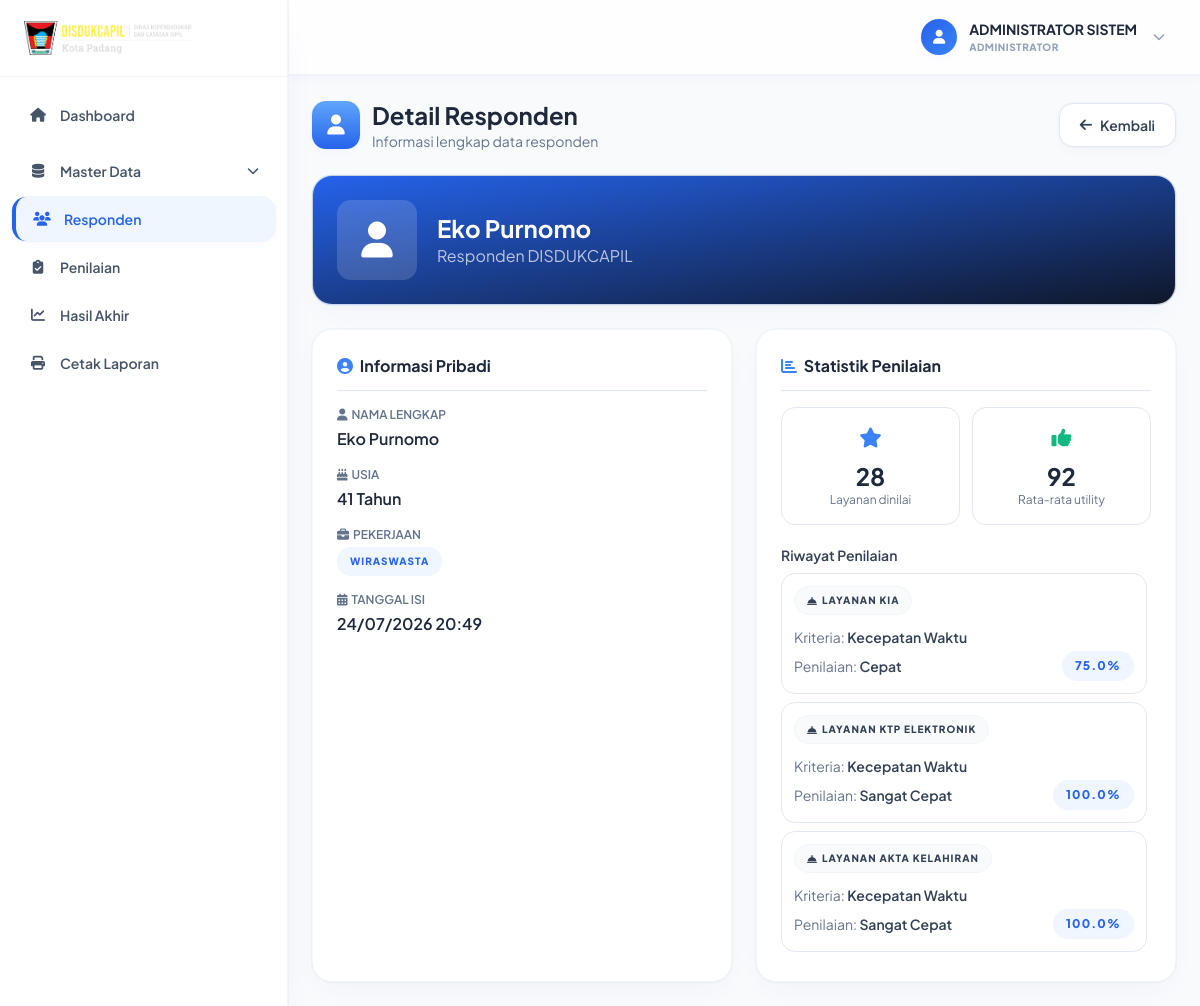
The page /index.php?controller=responden&action=detail&id=19 (signed in) on the database its author committed.
### tables this page shows
CREATE TABLE `responden` (
  `id_responden` int NOT NULL,
  `nama_lengkap` varchar(100) DEFAULT NULL,
  `usia` int DEFAULT NULL,
  `pekerjaan` varchar(50) DEFAULT NULL,
  `tanggal_isi` datetime DEFAULT CURRENT_TIMESTAMP
);

CREATE TABLE `penilaian` (
  `id_penilaian` int NOT NULL,
  `id_responden` int NOT NULL,
  `id_alternatif` int NOT NULL,
  `id_kriteria` int NOT NULL,
  `id_sub` int NOT NULL
);

CREATE TABLE `alternatif` (
  `id_alternatif` int NOT NULL,
  `kode_alternatif` varchar(10) NOT NULL,
  `nama_layanan` varchar(100) NOT NULL,
  `keterangan` text,
  `created_at` timestamp NULL DEFAULT CURRENT_TIMESTAMP
);

CREATE TABLE `kriteria` (
  `id_kriteria` int NOT NULL,
  `kode_kriteria` varchar(10) NOT NULL,
  `nama_kriteria` varchar(100) NOT NULL,
  `pertanyaan` text NOT NULL,
  `bobot` int NOT NULL,
  `jenis` enum('benefit','cost') DEFAULT 'benefit',
  `created_at` timestamp NULL DEFAULT CURRENT_TIMESTAMP
);

CREATE TABLE `sub_kriteria` (
  `id_sub` int NOT NULL,
  `id_kriteria` int NOT NULL,
  `nama_pilihan` varchar(50) NOT NULL,
  `nilai_utility` float NOT NULL
);

### controllers/RespondenController.php (called while the page is built, shortened)
<?php
require_once 'models/RespondenModel.php';
class RespondenController
{
    private $respondenModel;
    public function __construct($connection)
    {
        $this->respondenModel = new RespondenModel($connection);
    }
    public function detail()
    {
        $id_responden = isset($_GET['id']) ? intval($_GET['id']) : 0;
        $responden = $this->respondenModel->getById($id_responden);
        require_once 'models/PenilaianModel.php';
        $penilaianModel = new PenilaianModel($this->respondenModel->conn);
        $penilaians = $penilaianModel->getByResponden($id_responden);
        $total_penilaian = count($penilaians);
        $avg_nilai = 0;
        if ($total_penilaian > 0) {
            $total_nilai = 0;
            foreach ($penilaians as $penilaian) {
                $total_nilai += $penilaian['nilai_utility'];
            }
            $avg_nilai = round($total_nilai / $total_penilaian, 1);
        }
        $data = [
            'title' => 'Detail Responden - DISDUKCAPIL Kota Padang',
            'page_title' => 'Detail Responden',
            'responden' => $responden,
            'penilaians' => $penilaians,
            'total_penilaian' => $total_penilaian,
            'avg_nilai' => $avg_nilai,
            'user' => [
                'nama_lengkap' => $_SESSION['nama_lengkap'] ?? 'Admin',
                'username' => $_SESSION['username'] ?? '',
                'role' => $_SESSION['role'] ?? 'admin'
            ]
        ];
        require_once 'views/responden/detail.php';
    }
}
?>

### models/RespondenModel.php (called while the page is built, shortened)
<?php
class RespondenModel
{
    public $conn;
    private $table = 'responden';
    public function __construct($connection)
    {
        $this->conn = $connection;
    }
    public function getById($id_responden)
    {
        try {
            $query = "SELECT * FROM " . $this->table . " WHERE id_responden = :id_responden LIMIT 1";
            $stmt = $this->conn->prepare($query);
            $stmt->bindParam(':id_responden', $id_responden);
            $stmt->execute();
            return $stmt->fetch(PDO::FETCH_ASSOC);
        } catch (PDOException $e) {
            error_log("Get responden by ID error: " . $e->getMessage());
            return false;
        }
    }
}
?>

### models/PenilaianModel.php (called while the page is built, shortened)
<?php
require_once 'RespondenModel.php';
class PenilaianModel
{
    public $conn;
    private $table = 'penilaian';
    public function __construct($connection)
    {
        $this->conn = $connection;
    }
    public function getByResponden($id_responden)
    {
        try {
            $query = "SELECT p.*, a.nama_layanan, k.nama_kriteria, k.kode_kriteria, sk.nama_pilihan, sk.nilai_utility
                     FROM " . $this->table . " p
                     JOIN alternatif a ON p.id_alternatif = a.id_alternatif
                     JOIN kriteria k ON p.id_kriteria = k.id_kriteria
                     JOIN sub_kriteria sk ON p.id_sub = sk.id_sub
                     WHERE p.id_responden = :id_responden
                     ORDER BY k.kode_kriteria ASC";
            $stmt = $this->conn->prepare($query);
            $stmt->bindParam(':id_responden', $id_responden);
            $stmt->execute();
            return $stmt->fetchAll(PDO::FETCH_ASSOC);
        } catch (PDOException $e) {
            error_log("Get penilaian by responden error: " . $e->getMessage());
            return false;
        }
    }
}
?>

### views/responden/detail.php (the view, shortened to what this page needs)
<?php include('template/layout_admin_head.php'); ?>
<?php include('template/layout_admin_chrome.php'); ?>
<div class="flex items-center justify-between flex-wrap gap-4 mb-6">
  <div class="flex items-center gap-3">
    <div class="flex h-12 w-12 items-center justify-center rounded-gov bg-gradient-to-b from-gov-blue-600 to-gov-blue-800 text-white text-xl shadow-soft-raised-sm">
      <i class="fas fa-user"></i>
    </div>
    <div>
      <h1 class="text-2xl font-bold text-slate-800">Detail Responden</h1>
      <p class="text-slate-500 text-sm">Informasi lengkap data responden</p>
    </div>
  </div>
  <a href="index.php?controller=responden&action=index" class="btn-gov-secondary"><i class="fas fa-arrow-left"></i> Kembali</a>
</div>
<div class="card-gov !bg-gradient-to-br !from-gov-blue-800 !to-gov-blue-950 !text-white mb-6">
  <div class="flex items-center gap-5">
    <div class="flex h-20 w-20 items-center justify-center rounded-gov bg-white/15 text-4xl flex-shrink-0"><i class="fas fa-user"></i></div>
    <div>
      <h2 class="font-sans text-2xl font-bold"><?= htmlspecialchars($data['responden']['nama_lengkap']) ?></h2>
      <p class="text-white/70">Responden DISDUKCAPIL</p>
    </div>
  </div>
</div>
<div class="grid grid-cols-1 lg:grid-cols-2 gap-6">
  <div class="card-gov">
    <h3 class="font-bold text-slate-800 mb-4 pb-3 border-b border-slate-200"><i class="fas fa-user-circle text-gov-blue-700 mr-1"></i> Informasi Pribadi</h3>
    <div class="space-y-4">
      <div>
        <p class="text-xs font-semibold text-slate-500 uppercase flex items-center gap-1"><i class="fas fa-user"></i> Nama Lengkap</p>
        <p class="font-semibold text-slate-800 mt-1"><?= htmlspecialchars($data['responden']['nama_lengkap']) ?></p>
      </div>
      <div>
        <p class="text-xs font-semibold text-slate-500 uppercase flex items-center gap-1"><i class="fas fa-birthday-cake"></i> Usia</p>
        <p class="font-semibold text-slate-800 mt-1"><?= $data['responden']['usia'] ?> Tahun</p>
      </div>
      <div>
        <p class="text-xs font-semibold text-slate-500 uppercase flex items-center gap-1"><i class="fas fa-briefcase"></i> Pekerjaan</p>
        <span class="badge-gov-primary mt-1"><?= htmlspecialchars($data['responden']['pekerjaan']) ?></span>
      </div>
      <div>
        <p class="text-xs font-semibold text-slate-500 uppercase flex items-center gap-1"><i class="fas fa-calendar-alt"></i> Tanggal Isi</p>
        <p class="font-semibold text-slate-800 mt-1"><?= date('d/m/Y H:i', strtotime($data['responden']['tanggal_isi'])) ?></p>
      </div>
    </div>
  </div>
  <div class="card-gov">
    <h3 class="font-bold text-slate-800 mb-4 pb-3 border-b border-slate-200"><i class="fas fa-chart-bar text-gov-blue-700 mr-1"></i> Statistik Penilaian</h3>
    <div class="grid grid-cols-2 gap-3 mb-5">
      <div class="rounded-gov border border-slate-200 p-4 text-center">
        <i class="fas fa-star text-gov-blue-700 text-xl mb-2"></i>
        <p class="text-2xl font-bold text-slate-800"><?= $data['total_penilaian'] ?? 0 ?></p>
        <p class="text-xs text-slate-500">Layanan dinilai</p>
      </div>
      <div class="rounded-gov border border-slate-200 p-4 text-center">
        <i class="fas fa-thumbs-up text-gov-green-700 text-xl mb-2"></i>
        <p class="text-2xl font-bold text-slate-800"><?= $data['avg_nilai'] ?? 0 ?></p>
        <p class="text-xs text-slate-500">Rata-rata utility</p>
      </div>
    </div>
    <?php if (!empty($data['penilaians'])): ?>
      <p class="text-sm font-semibold text-slate-700 mb-2">Riwayat Penilaian</p>
      <div class="space-y-2 max-h-96 overflow-y-auto pr-1">
        <?php foreach ($data['penilaians'] as $penilaian): ?>
          <div class="rounded-gov border border-slate-200 p-3">
            <span class="badge-gov-info mb-2"><i class="fas fa-concierge-bell"></i> <?= htmlspecialchars($penilaian['nama_layanan']) ?></span>
            <div class="flex items-center justify-between text-sm mt-1">
              <span class="text-slate-500">Kriteria: <span class="font-semibold text-slate-700"><?= htmlspecialchars($penilaian['nama_kriteria']) ?></span></span>
            </div>
            <div class="flex items-center justify-between text-sm mt-1">
              <span class="text-slate-500">Penilaian: <span class="font-semibold text-slate-700"><?= htmlspecialchars($penilaian['nama_pilihan']) ?></span></span>
              <span class="badge-gov-primary !text-xs"><?= number_format($penilaian['nilai_utility'], 1) ?>%</span>
            </div>
          </div>
        <?php endforeach; ?>
      </div>
    <?php endif; ?>
  </div>
</div>
<?php include('template/layout_admin_foot.php'); ?>

### rows shown on the page
responden: nama_lengkap "Eko Purnomo", usia "41", pekerjaan "WIRASWASTA", tanggal_isi "24/07/2026 20:49"
penilaian: id_alternatif.nama_layanan "LAYANAN KIA", id_kriteria.nama_kriteria "Kecepatan Waktu", id_sub.nama_pilihan "Cepat", id_sub.nilai_utility "75.0"
penilaian: id_alternatif.nama_layanan "LAYANAN KTP ELEKTRONIK", id_kriteria.nama_kriteria "Kecepatan Waktu", id_sub.nama_pilihan "Sangat Cepat", id_sub.nilai_utility "100.0"
penilaian: id_alternatif.nama_layanan "LAYANAN AKTA KELAHIRAN", id_kriteria.nama_kriteria "Kecepatan Waktu", id_sub.nama_pilihan "Sangat Cepat", id_sub.nilai_utility "100.0"

### other values the page prints
$nama "ADMINISTRATOR SISTEM"
$roleDisplay "ADMINISTRATOR"
$data['total_penilaian'] "28"
$data['avg_nilai'] "92"
